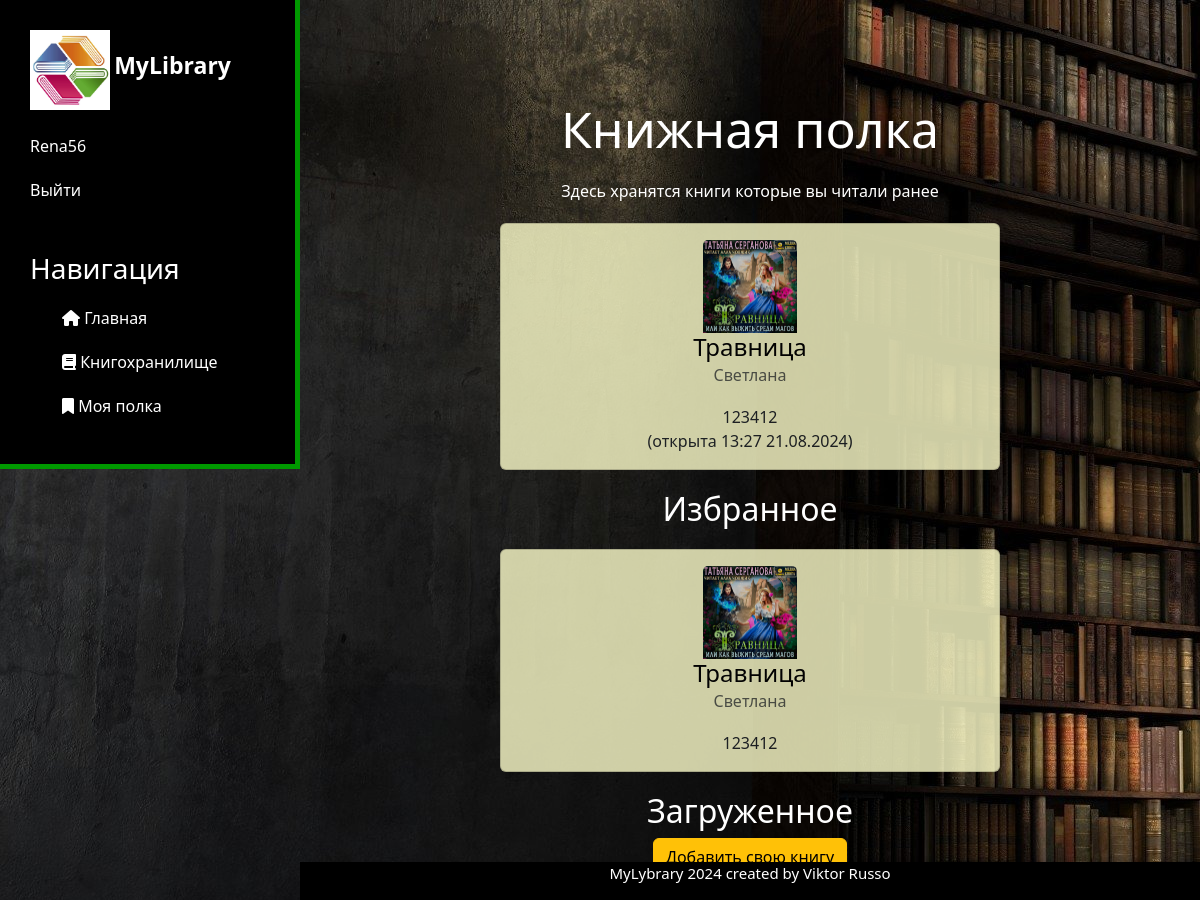
The app's page /bookshelf/ (signed in) with its own data.
### djangolib/models.py (models this page shows, shortened)
class RecentlyOpened(models.Model):
    user = models.ForeignKey(User, on_delete=models.CASCADE)
    book = models.ForeignKey(EBooksModel, on_delete=models.CASCADE)
    opened_at = models.DateTimeField(auto_now_add=True)
    class Meta:
        ordering = ['-opened_at']

class EBooksModel(models.Model):
    title = models.CharField('Название', max_length=80)
    summary = models.TextField('Аннотация',max_length=10000)
    pages = models.CharField("Количество страниц",max_length=80)
    txt = models.FileField("Загрузите файл в формате txt",upload_to='texts/txt/', null=True, blank=True)
    fb2 = models.FileField("Загрузите файл в формате fb2", upload_to='texts/fb2/', null=True, blank=True)
    epub = models.FileField("Загрузите файл в формате epub", upload_to='texts/epub/', null=True, blank=True)
    cover_image = models.ImageField("Обложка книги", upload_to='texts/covers/', null=True, blank=True)
    author = models.ForeignKey('Author', on_delete=models.CASCADE)
    category = models.CharField("Категория",max_length=80)
    class Meta:
        verbose_name = 'Электронная книга'
        verbose_name_plural = 'Электронные книги'

class Author(models.Model):
    name = models.CharField(max_length=100, db_index=True)
    bio = models.TextField()
    def __str__(self):
        return self.name
    class Meta:
        verbose_name = 'Автор'
        verbose_name_plural = 'Авторы'

class FavouriteBook(models.Model):
    user = models.ForeignKey(User, on_delete=models.CASCADE)
    book = models.ForeignKey(EBooksModel, on_delete=models.CASCADE)
    added_on = models.DateTimeField(auto_now_add=True)
    class Meta:
        unique_together = ('user', 'book')

### books/views.py (the view)
# urls.py: path('bookshelf/', include('books.urls')),
@login_required
def bookshelf(request):
    files = NoModeratedBooksModel.objects.filter(user=request.user.username)
    favorites = FavouriteBook.objects.filter(user=request.user)
    recently_opened_books = RecentlyOpened.objects.filter(user=request.user).select_related('book')[:5]
    context = {
        'files': files,
        'favorites': favorites,
        "recently_opened_books": recently_opened_books
    }
    return render(request, 'books/bookshelf.html', context)

### templates/books/bookshelf.html (shortened to what this page needs)
{% extends 'djangolib/layout.html'%}
{% block content%}
    <h1>Книжная полка</h1>
    <p>Здесь хранятся книги которые вы читали ранее</p>
        {% for entry in recently_opened_books %}
    <div class="card">
        <div class="card-body">
            <img src="{{entry.book.cover_image.url}}" class="card-img-top" style="width: 20%; height: auto;" alt="Обложка книги">
            <a href="{% url 'file_detail_lib' entry.book.pk %}"><h4 class="card-title">{{ entry.book.title }}</h4></a>
            <a href="{{entry.book.author.id}}"><h6 class="card-subtitle mb-2 text-muted">{{ entry.book.author }}</h6></a>
            <p class="card-text">{{ entry.book.summary }}</p>
            (открыта {{ entry.opened_at|date:"H:i d.m.Y" }})
        </div>
    </div>
        {% empty %}
            <p>У вас пока нет недавно открытых книг.</p>
        {% endfor %}
        <h2>Избранное</h2>
        {% for fav_file in favorites %}
    <div class="card">
        <div class="card-body">
            <img src="{{fav_file.book.cover_image.url}}" class="card-img-top" style="width: 20%; height: auto;" alt="Обложка книги">
            <a href="{% url 'file_detail_lib' fav_file.book.pk %}"><h4 class="card-title">{{ fav_file.book.title }}</h4></a>
            <a href="{{fav_file.book.author.id}}"><h6 class="card-subtitle mb-2 text-muted">{{ fav_file.book.author }}</h6></a>
            <p class="card-text">{{ fav_file.book.summary }}</p>
        </div>
    </div>
        {% empty %}
            <p>У вас пока нет избранных книг.</p>
        {% endfor %}
        <h2>Загруженное</h2>
    <button class="btn btn-warning"><a href="{% url 'addbook' %}">Добавить свою книгу</a></button>
{% endblock %}

### templates/djangolib/layout.html (shortened to what this page needs)
{% load static %}
<!DOCTYPE html>
<html lang="en">
    <link rel="stylesheet" href="https://cdn.jsdelivr.net/npm/bootstrap@5.3.2/dist/css/bootstrap.min.css">
    <link rel="stylesheet" href="{% static 'djangolib/css/main.css' %}">
</head>
<body>
    <aside>
        <div class="navigation">
            <img src="{% static 'djangolib/img/logotip.jpg'%}" alt="Logotip">
        <span class="logo">MyLibrary</span><br>
        <br>
            {% if user.is_authenticated %}
            {{user.username}} <a href="{% url 'accounts:logout' %}">Выйти</a>
            {% else %}
            <a href="{% url 'accounts:login' %}">Войти</a> <a href="{% url 'accounts:register' %}">Регистрация</a>
            {% endif %}
        <h3>Навигация</h3>
        <ul>
            <a href="{% url 'home'%}"> <li> <i class="fa-solid fa-home"></i> Главнaя</li></a>
            <a href="{% url 'library'%}"><li> <i class="fa-solid fa-book"></i> Книгохранилище</li></a>
            <a href="{% url 'bookshelf'%}"><li> <i class="fa-solid fa-bookmark"></i> Моя полка</li></a>
        </ul>
        </div>
    </aside>
    <main>
        <div class="features">
        {% block content %}
        {% endblock %}
            <br>
            <br>
        </div>
    </main>
    <footer>
        <div class="info-footer">
        <p>MyLybrary 2024 created by Viktor Russo</p>
        </div>
    </footer>
</body>
</html>

### records on screen
RecentlyOpened: book.cover_image (picture), book "Травница", book.author "Светлана", book.summary "123412", opened_at "13:27 21.08.2024"
FavouriteBook: book.cover_image (picture), book "Травница", book.author "Светлана", book.summary "123412"

### other values on screen
{{ user.username }} "Rena56"
